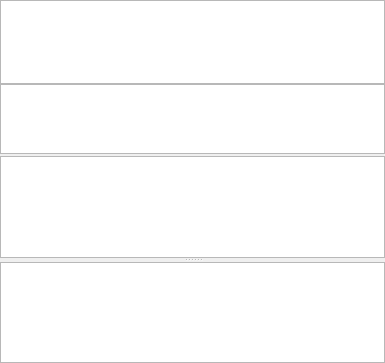
<?xml version="1.0" encoding="UTF-8"?>
<ui version="4.0">
 <class>QAdvancedTableView</class>
 <widget class="QWidget" name="QAdvancedTableView">
  <property name="geometry">
   <rect>
    <x>0</x>
    <y>0</y>
    <width>385</width>
    <height>363</height>
   </rect>
  </property>
  <property name="windowTitle">
   <string>Form</string>
  </property>
  <layout class="QVBoxLayout" name="verticalLayout_2">
   <property name="spacing">
    <number>0</number>
   </property>
   <property name="margin">
    <number>0</number>
   </property>
   <item>
    <widget class="QFilterView" name="headerTableView">
     <property name="sizePolicy">
      <sizepolicy hsizetype="Expanding" vsizetype="Fixed">
       <horstretch>0</horstretch>
       <verstretch>0</verstretch>
      </sizepolicy>
     </property>
     <property name="maximumSize">
      <size>
       <width>16777215</width>
       <height>84</height>
      </size>
     </property>
     <property name="verticalScrollBarPolicy">
      <enum>Qt::ScrollBarAlwaysOff</enum>
     </property>
     <property name="horizontalScrollBarPolicy">
      <enum>Qt::ScrollBarAlwaysOff</enum>
     </property>
     <property name="alternatingRowColors">
      <bool>true</bool>
     </property>
     <property name="selectionMode">
      <enum>QAbstractItemView::ExtendedSelection</enum>
     </property>
     <property name="textElideMode">
      <enum>Qt::ElideMiddle</enum>
     </property>
     <property name="sortingEnabled">
      <bool>true</bool>
     </property>
     <property name="wordWrap">
      <bool>false</bool>
     </property>
     <property name="cornerButtonEnabled">
      <bool>true</bool>
     </property>
     <attribute name="horizontalHeaderStretchLastSection">
      <bool>false</bool>
     </attribute>
    </widget>
   </item>
   <item>
    <layout class="QVBoxLayout" name="verticalLayout">
     <property name="spacing">
      <number>2</number>
     </property>
     <item>
      <widget class="QFixedRowsTableView" name="fixedRowsTableView">
       <property name="sizePolicy">
        <sizepolicy hsizetype="Expanding" vsizetype="Expanding">
         <horstretch>0</horstretch>
         <verstretch>0</verstretch>
        </sizepolicy>
       </property>
       <property name="minimumSize">
        <size>
         <width>0</width>
         <height>0</height>
        </size>
       </property>
       <property name="horizontalScrollBarPolicy">
        <enum>Qt::ScrollBarAlwaysOff</enum>
       </property>
       <property name="sortingEnabled">
        <bool>false</bool>
       </property>
       <attribute name="horizontalHeaderVisible">
        <bool>false</bool>
       </attribute>
       <attribute name="horizontalHeaderShowSortIndicator" stdset="0">
        <bool>false</bool>
       </attribute>
       <attribute name="horizontalHeaderStretchLastSection">
        <bool>false</bool>
       </attribute>
       <attribute name="verticalHeaderShowSortIndicator" stdset="0">
        <bool>false</bool>
       </attribute>
      </widget>
     </item>
     <item>
      <widget class="QSplitter" name="splitter">
       <property name="orientation">
        <enum>Qt::Vertical</enum>
       </property>
       <widget class="QAdvancedTableViewProxy" name="splittedDataTableView">
        <property name="sizePolicy">
         <sizepolicy hsizetype="Expanding" vsizetype="Expanding">
          <horstretch>0</horstretch>
          <verstretch>0</verstretch>
         </sizepolicy>
        </property>
        <property name="minimumSize">
         <size>
          <width>0</width>
          <height>0</height>
         </size>
        </property>
        <property name="verticalScrollBarPolicy">
         <enum>Qt::ScrollBarAlwaysOff</enum>
        </property>
        <property name="horizontalScrollBarPolicy">
         <enum>Qt::ScrollBarAlwaysOff</enum>
        </property>
        <property name="sortingEnabled">
         <bool>false</bool>
        </property>
        <attribute name="horizontalHeaderVisible">
         <bool>false</bool>
        </attribute>
        <attribute name="horizontalHeaderShowSortIndicator" stdset="0">
         <bool>false</bool>
        </attribute>
        <attribute name="horizontalHeaderStretchLastSection">
         <bool>false</bool>
        </attribute>
        <attribute name="verticalHeaderShowSortIndicator" stdset="0">
         <bool>false</bool>
        </attribute>
       </widget>
       <widget class="QAdvancedTableViewProxy" name="dataTableView">
        <property name="sizePolicy">
         <sizepolicy hsizetype="Expanding" vsizetype="Expanding">
          <horstretch>0</horstretch>
          <verstretch>0</verstretch>
         </sizepolicy>
        </property>
        <property name="minimumSize">
         <size>
          <width>0</width>
          <height>0</height>
         </size>
        </property>
        <property name="sortingEnabled">
         <bool>false</bool>
        </property>
        <attribute name="horizontalHeaderVisible">
         <bool>false</bool>
        </attribute>
        <attribute name="horizontalHeaderShowSortIndicator" stdset="0">
         <bool>false</bool>
        </attribute>
        <attribute name="horizontalHeaderStretchLastSection">
         <bool>false</bool>
        </attribute>
        <attribute name="verticalHeaderShowSortIndicator" stdset="0">
         <bool>false</bool>
        </attribute>
       </widget>
      </widget>
     </item>
    </layout>
   </item>
  </layout>
 </widget>
 <customwidgets>
  <customwidget>
   <class>QFilterView</class>
   <extends>QTableView</extends>
   <header>QFilterView.h</header>
  </customwidget>
  <customwidget>
   <class>QFixedRowsTableView</class>
   <extends>QTableView</extends>
   <header>QFixedRowsTableView.h</header>
  </customwidget>
  <customwidget>
   <class>QAdvancedTableViewProxy</class>
   <extends>QTableView</extends>
   <header>QAdvancedTableView_p.h</header>
  </customwidget>
 </customwidgets>
 <resources/>
 <connections/>
</ui>
